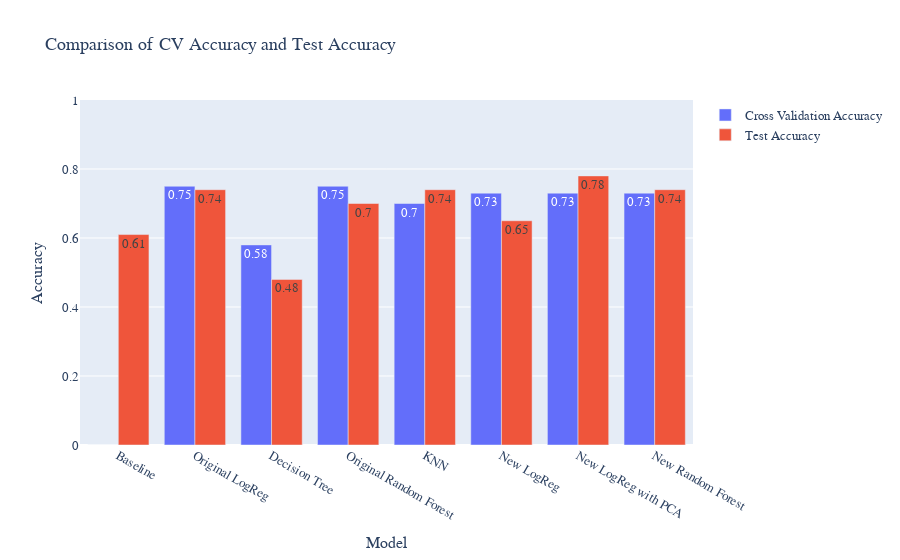

The notebook cell saved with this chart:
### Markdown cell above
#### 7.7 Comparison of Models

### Code cell
model_names = ['Baseline', 'Original LogReg', 'Decision Tree', 'Original Random Forest',
               'KNN', 'New LogReg', 'New LogReg with PCA', 'New Random Forest']
cross_validation = [0, best_logreg_CV, decisiontree_score_CV, rf_max_score_CV, knn_CV, aug_logreg_CV,
                    pca_logreg_CV, rf_max_score_CV_nf]
cross_validation = list(np.around(np.array(cross_validation),2))
test_accuracy = [baseline_score, logreg_accuracy, decisiontree_accuracy, randomforest_accuracy,
                  neigh_accuracy, logreg_draft_cap_accuracy, pipe_accuracy, randomforest_accuracy_2]
test_accuracy = list(np.around(np.array(test_accuracy),2))

fig = go.Figure([go.Bar(x=model_names, y=cross_validation, text=cross_validation, 
                        textposition='auto', name="Cross Validation Accuracy"), 
           go.Bar(x=model_names, y=test_accuracy, text=test_accuracy,
                  textposition='auto', name="Test Accuracy")])
fig.update_layout(
    title="Comparison of CV Accuracy and Test Accuracy",
    xaxis_title="Model",
    yaxis_title="Accuracy",
    font=dict(
        family="Times New Roman",
        size=13    
    )
)
fig.update_yaxes(range=[0,1])

### Figure 1 — Plotly figure (JSON) as saved in the notebook; plotly's stock layout.template omitted (floating-point values rounded to 4 significant figures)
{"data": [{"name": "Cross Validation Accuracy", "text": ["0.0", "0.75", "0.58", "0.75", "0.7", "0.73", "0.73", "0.73"], "textposition": "auto", "type": "bar", "x": ["Baseline", "Original LogReg", "Decision Tree", "Original Random Forest", "KNN", "New LogReg", "New LogReg with PCA", "New Random Forest"], "y": [0, 0.75, 0.58, 0.75, 0.7, 0.73, 0.73, 0.73]}, {"name": "Test Accuracy", "text": ["0.61", "0.74", "0.48", "0.7", "0.74", "0.65", "0.78", "0.74"], "textposition": "auto", "type": "bar", "x": ["Baseline", "Original LogReg", "Decision Tree", "Original Random Forest", "KNN", "New LogReg", "New LogReg with PCA", "New Random Forest"], "y": [0.61, 0.74, 0.48, 0.7, 0.74, 0.65, 0.78, 0.74]}], "layout": {"font": {"family": "Times New Roman", "size": 13}, "title": {"text": "Comparison of CV Accuracy and Test Accuracy"}, "xaxis": {"title": {"text": "Model"}}, "yaxis": {"range": [0, 1], "title": {"text": "Accuracy"}}}}
